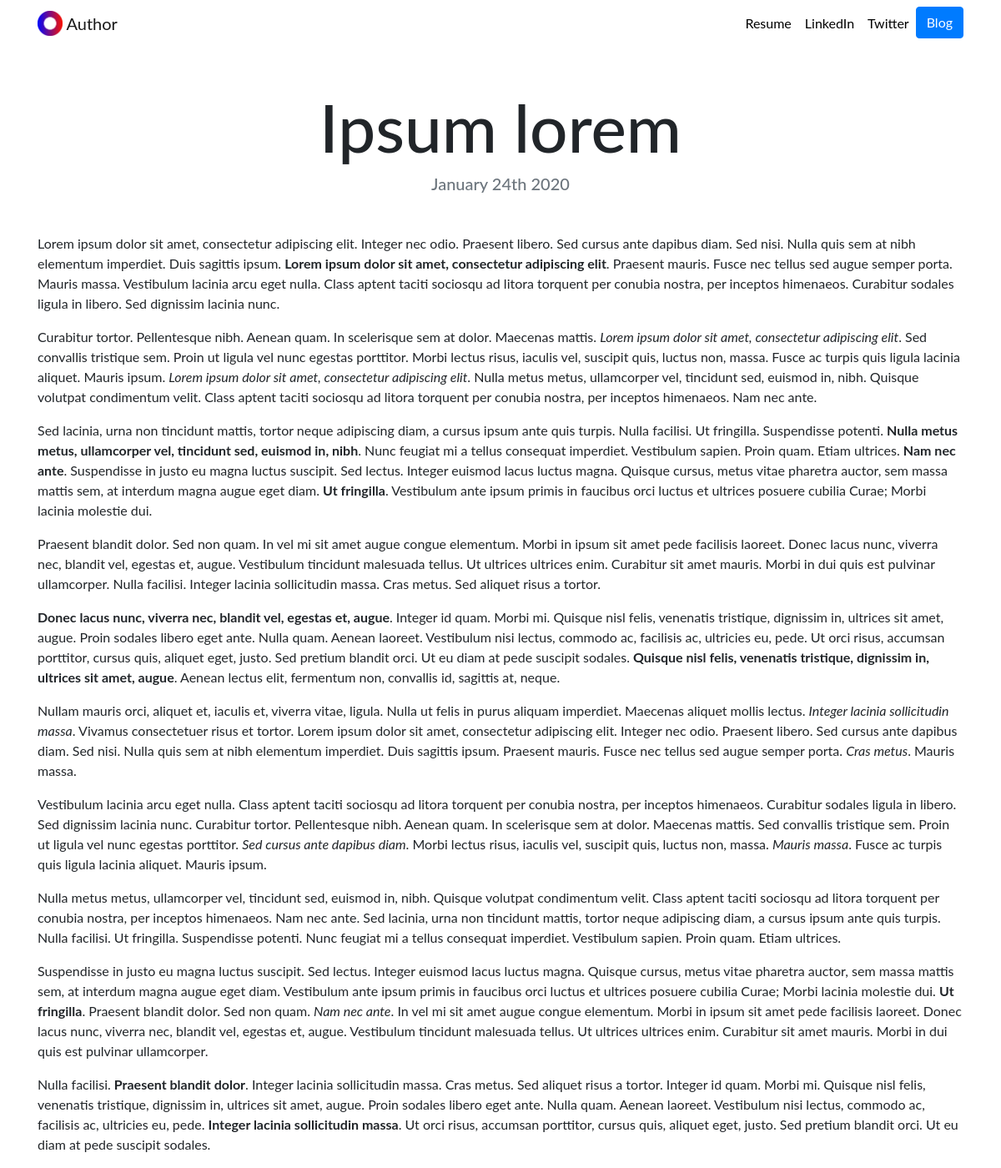
The page /blog/9/ on the database its author committed.
### blog/models.py (models this page shows, shortened)
class Blog(models.Model):
    title = models.CharField(max_length=200)
    description = models.TextField()
    date = models.DateField()

### blog/views.py (the view)
# urls.py: path('<int:blog_id>/', views.detail, name='detail'),
def detail(request, blog_id):
    blog = get_object_or_404(Blog, pk=blog_id)
    return render(request, 'blog/detail.html',{'blog':blog})

### blog/templates/blog/detail.html
{% extends "portfolio/base.html" %}
{% load static %}
{% block content %}
<h1 class="text-center mt-5" id="blogdetailtitle">{{ blog.title }}</h1>
<h5 class="text-center text-muted mb-5">{{ blog.date|date:'F jS Y' }}</h5>
{{ blog.description|safe }}
{% endblock %}

### portfolio/static/portfolio/custom.css (style rules this page uses)
body { font-family: 'Lato', sans-serif; }
@media (min-width: 992px) { #blogdetailtitle { font-size: 5rem; } }

### rows shown on the page
Blog: title "Ipsum lorem", date "January 24th 2020", description "Lorem ipsum dolor sit amet, consectetur adipiscing elit. Integer nec odio. Praesent libero. Sed cursus ante dapibus diam. Sed nisi. Nulla quis sem at nibh elementum imperdiet. Duis sagittis ipsum. Lorem ipsum dolor sit amet, consectetur adipiscing elit . Praesent mauris. Fusce nec tellus sed augue semper porta. Mauris massa. Vestibulum lacinia arcu eget nulla. Class aptent taciti sociosqu ad litora torquent per conubia nostra, per inceptos himenaeos. Curabitur sodales ligula in libero. Sed dignissim lacinia nunc. Curabitur tortor. Pellentesque nibh. Aenean quam. In scelerisque sem at dolor. Maecenas mattis. Lorem ipsum dolor sit amet, consectetur adipiscing elit . Sed convallis tristique…"
